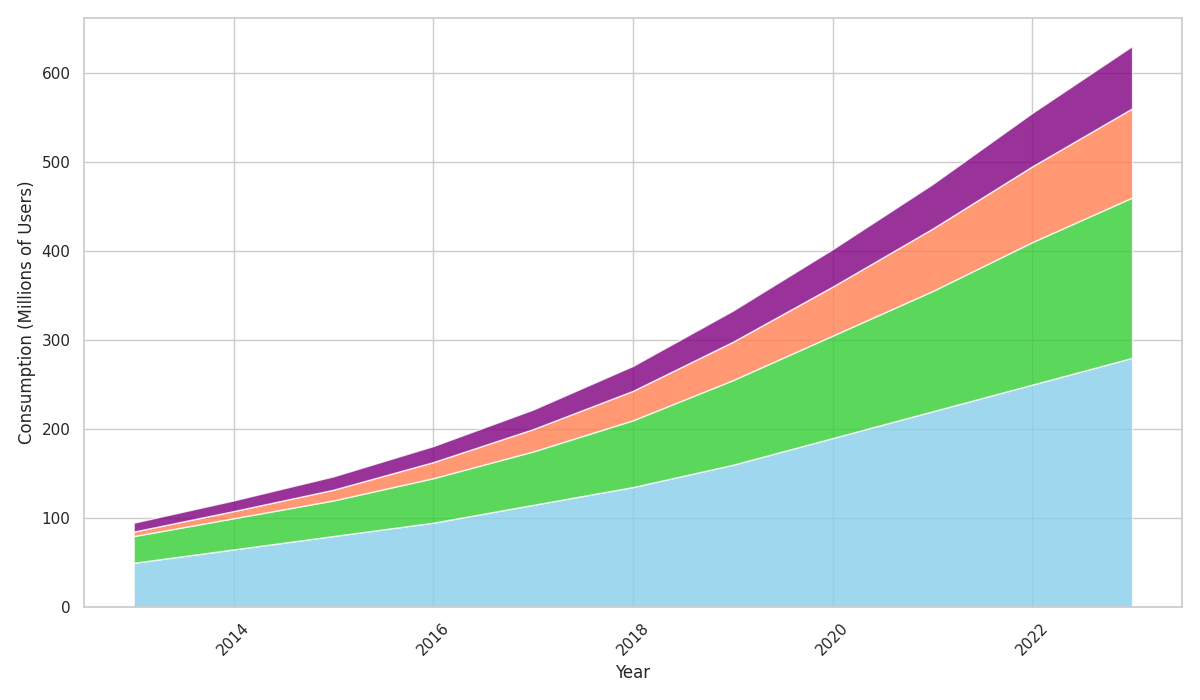

Here is the Python script that generated this plot:
import matplotlib.pyplot as plt
import numpy as np

years = np.arange(2013, 2024)

video_streaming = [50, 65, 80, 95, 115, 135, 160, 190, 220, 250, 280]
music_streaming = [30, 35, 40, 50, 60, 75, 95, 115, 135, 160, 180]
podcasts = [5, 8, 12, 18, 25, 33, 43, 55, 70, 85, 100]
ebooks = [10, 12, 15, 18, 22, 28, 35, 42, 50, 60, 70]

media_types = np.array([video_streaming, music_streaming, podcasts, ebooks])

fig, ax = plt.subplots(figsize=(12, 7))

ax.stackplot(years, media_types, colors=['skyblue', 'limegreen', 'coral', 'purple'], alpha=0.8)

ax.set_xlabel("Year", fontsize=12)
ax.set_ylabel("Consumption (Millions of Users)", fontsize=12)

plt.xticks(rotation=45)
plt.tight_layout()

plt.show()
